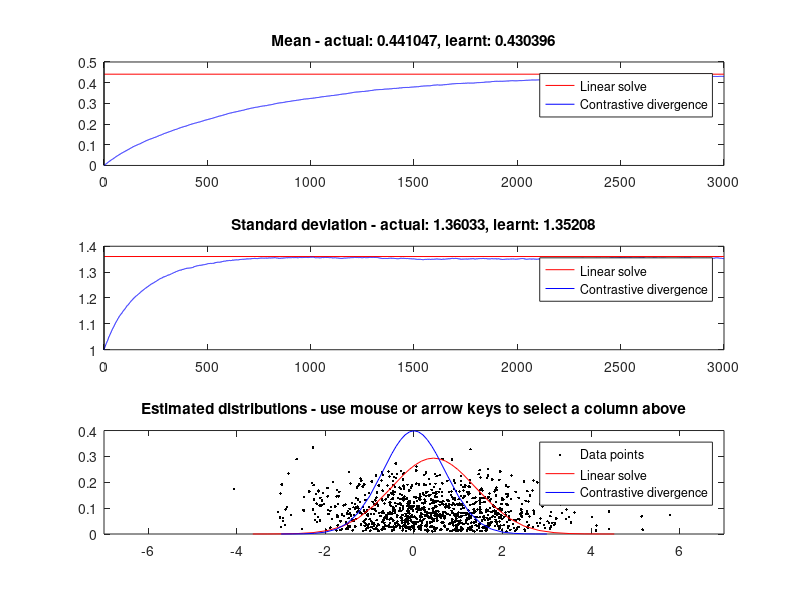

Source code (MATLAB):
function estim = cd_learn_normal(varargin)
%CD_LEARN_NORMAL  Demos contrastive divergence learning
%
%   params = cd_learn_normal(options)
%
% Uses contrastive divergence to learn the parameters of a normal
% distribution that training data is generated from, and displays the
% results on completion. Assumes we don't know the normalization factor of
% the model we're learning.
%
% IN:
%   options - Pairs of arguments, the first being a string containing the
%             name of the option, the second being the value of the option.
%             Possible options are:
%      'data' - The number of training data values to use (Default: 1000),
%               or a vector of training data.
%      'niter' - The number of parameter updates to carry out (Default:
%                3000).
%      'mcmc' - The number of MCMC sampling cycles to use (Default: 1).
%      'step' - The step size factor (Default: 0.01).
%      'perturb' - The perturbation distribution from which to draw
%                  updates to the data points in each MCMC cycle (Default:
%                  @(n,sigma) randn(n,1)*sigma).
%      'start' - The parameters to initialize our proposal distribution to,
%                (Default: [0 1]).
%      'finish' - The parameters of the distribution we are aiming for
%                 (Default: [2*rand(1) 0.5+rand(1)]). Ignored if training
%                 data is given.
%      'show_results' - Results graphically displayed if non-zero (Default:
%                       true).
%
% OUT:
%   params - (niter+1)x2 matrix of model parameters at each iteration.

% Load options
opts.data = 1000;
opts.niter = 3000;
opts.mcmc = 1;
opts.step = 0.01;
opts.start = [0 1];
opts.finish = [2*rand(1) 0.5+rand(1)];
opts.perturb = @(n,sigma) randn(n, 1) * sigma;
opts.show_output = true;
opts = argparse(opts, varargin{:});

% Generate the data and our initial state
if numel(opts.data) == 1
    X = randn(opts.data, 1);
    X = (X * opts.finish(2)) + opts.finish(1);
else
    X = opts.data(:);
    opts.data = numel(opts.data);
end
params = opts.start(:);

% Buffers for recording display data
estim = zeros(2, opts.niter+1);
estim(:,1) = params;
compare = estim;

for iter = 1:opts.niter    
    % Create confabulations using MCMC (Metropolis algorithm)
    x = X;
    px = calc_unnormalized_probability(x, params);
    for k = 1:opts.mcmc
        % Sample from our perturbation distribution
        y = x + opts.perturb(opts.data, params(2));
        
        % Reject some of the samples
        py = calc_unnormalized_probability(y, params);
        L = py > (px .* rand(opts.data, 1));
        x(L) = y(L);
        px(L) = py(L);
    end

    % Calculate the gradient of our energy function
    grad = opts.step * (calc_expectation_logfx(X, params) - calc_expectation_logfx(x, params));

    % Update our parameters
    params = params + grad;
    if params(2) <= 0
        params(2) = 1e-7; % Ensure sd is positive
    end
    
    % Record this for display later
    estim(:,iter+1) = params;
end

% Display the results
estim = estim(:,1:iter+1)';
if opts.show_output
    mu = mean(X);
    sd = sqrt(var(X, 1));
    clf
    subplot(311);
    plot([0 iter], [mu mu], 'r-');
    hold on
    plot(0:iter, estim(:,1), 'b-');
    data.l1 = axis;
    data.l1 = data.l1(3:4);
    data.h1 = plot([0 0], data.l1, 'k-');
    title(sprintf('Mean - actual: %g, learnt: %g', mu, estim(end,1)));
    legend('Linear solve', 'Contrastive divergence', 'Location', 'Best');
    subplot(312);
    plot([0 iter], [sd sd], 'r-');
    hold on
    plot(0:iter, estim(:,2), 'b-');
    data.l2 = axis;
    data.l2 = data.l2(3:4);
    data.h2 = plot([0 0], data.l2, 'k-');
    title(sprintf('Standard deviation - actual: %g, learnt: %g', sd, estim(end,2)));
    legend('Linear solve', 'Contrastive divergence', 'Location', 'Best');
    subplot(313);
    plot(X, abs(randn(size(X)))*0.1+0.01, 'k.');
    hold on
    data.normal{1} = [-3:0.25:-0.75 -0.5:0.1:0.5 0.75:0.25:3];
    data.normal{2} = exp(-(data.normal{1} .^ 2));
    [X, Y] = calc_normal_dist(mu, sd, data.normal);
    plot(X, Y, 'r-');
    [X, Y] = calc_normal_dist(estim(1,1), estim(1,2), data.normal);
    data.h3 = plot(X, Y, 'b-');
    X = axis;
    axis([X(1)-1 X(2)+1 X(3) X(4)]);
    title('Estimated distributions - use mouse or arrow keys to select a column above');
    legend('Data points', 'Linear solve', 'Contrastive divergence', 'Location', 'Best');
    % Initialize the callbacks
    data.col = 0;
    data.niter = iter;
    data.step = round(iter/300);
    data.estim = estim;
    data.compare = compare;
    set(gcf, 'WindowButtonDownFcn', @mousedown_callback, ...
        'KeyPressFcn', @keypress_callback, ...
        'UserData', data);
end
if nargout == 0
    clear estim
end
end

%%%%%%%%%%%%%%%%%%%%%%%%%%%%%%%%%%%%%%%%%%%%%%%%%%%%%%%%%%%%%%%%%%%%%%%%%%%
% Helper functions
%%%%%%%%%%%%%%%%%%%%%%%%%%%%%%%%%%%%%%%%%%%%%%%%%%%%%%%%%%%%%%%%%%%%%%%%%%%
function grad = calc_expectation_logfx(X, params)
A = X - params(1);
B = (A .^ 2) / (params(2) ^ 3);
A = A / (params(2) ^ 2);
grad = [mean(A); mean(B)];
end

function px = calc_unnormalized_probability(X, params)
px = exp(-((X - params(1)) .^ 2)  / (2 * (params(2) ^ 2)));
end

% The functions below are only used for displaying results
function [X, Y] = calc_normal_dist(mu, sd, range)
X = range{1} * sd + mu;
Y = range{2} / (sd * sqrt(2 * pi));
end

function data = plot_data(data)
data.col = mod(data.col, data.niter);

% Plot the new lines
set(data.h1, 'XData', data.col([1 1]), 'YData', data.l1);
set(data.h2, 'XData', data.col([1 1]), 'YData', data.l2);
[X, Y] = calc_normal_dist(data.estim(data.col+1,1), data.estim(data.col+1,2), data.normal);
set(data.h3, 'XData', X, 'YData', Y);
drawnow();
end

function keypress_callback(fig, event_data)
data = get(fig, 'UserData');
key = lower(event_data.Character);
% Which keys do what
switch key
    case 28 % Left
        data.col = data.col - data.step;
    case 29 % Right
        data.col = data.col + data.step;
    case 31 % Down
        data.col = data.col - 10 * data.step;
    case 30 % Up
        data.col = data.col + 10 * data.step;
end
data = plot_data(data);
set(fig, 'UserData', data);
end

function mousedown_callback(fig, event_data)
% Detect which function is required
button = get(fig, 'SelectionType');
data = get(fig, 'UserData');
switch button
    case 'extend'
    case 'alt'
    otherwise
        % Button 1:
        data.col = get(gca, 'CurrentPoint');
        data.col = round(data.col(1));
        data = plot_data(data);
        set(fig, 'UserData', data);
end
end

function opts = argparse(opts, varargin)
if isempty(varargin)
    inopts = struct([]);
else
    inopts = struct(varargin{:});
end

fn = fieldnames(inopts);
for i = 1:length(fn)
    if isfield(opts, fn{i})
        opts.(fn{i}) = inopts.(fn{i});
    else
        error('Bad argument: ''%s''', fn{i});
    end
end
end
